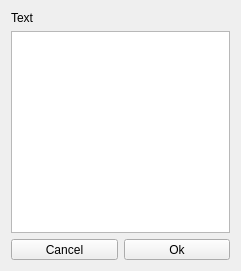
<?xml version="1.0" encoding="UTF-8"?>
<ui version="4.0">
 <class>PrintPDF</class>
 <widget class="QDialog" name="PrintPDF">
  <property name="geometry">
   <rect>
    <x>0</x>
    <y>0</y>
    <width>241</width>
    <height>271</height>
   </rect>
  </property>
  <property name="windowTitle">
   <string>Dialog</string>
  </property>
  <layout class="QVBoxLayout" name="verticalLayout">
   <item>
    <widget class="QLabel" name="lblText">
     <property name="sizePolicy">
      <sizepolicy hsizetype="Fixed" vsizetype="Fixed">
       <horstretch>0</horstretch>
       <verstretch>0</verstretch>
      </sizepolicy>
     </property>
     <property name="text">
      <string>Text</string>
     </property>
    </widget>
   </item>
   <item>
    <widget class="QListWidget" name="listWidget"/>
   </item>
   <item>
    <layout class="QHBoxLayout" name="horizontalLayout_2">
     <item>
      <widget class="QToolButton" name="btnCancel">
       <property name="sizePolicy">
        <sizepolicy hsizetype="Preferred" vsizetype="Fixed">
         <horstretch>0</horstretch>
         <verstretch>0</verstretch>
        </sizepolicy>
       </property>
       <property name="text">
        <string>Cancel</string>
       </property>
      </widget>
     </item>
     <item>
      <widget class="QToolButton" name="btnOk">
       <property name="sizePolicy">
        <sizepolicy hsizetype="Preferred" vsizetype="Fixed">
         <horstretch>0</horstretch>
         <verstretch>0</verstretch>
        </sizepolicy>
       </property>
       <property name="text">
        <string>Ok</string>
       </property>
      </widget>
     </item>
    </layout>
   </item>
  </layout>
 </widget>
 <resources/>
 <connections/>
</ui>
